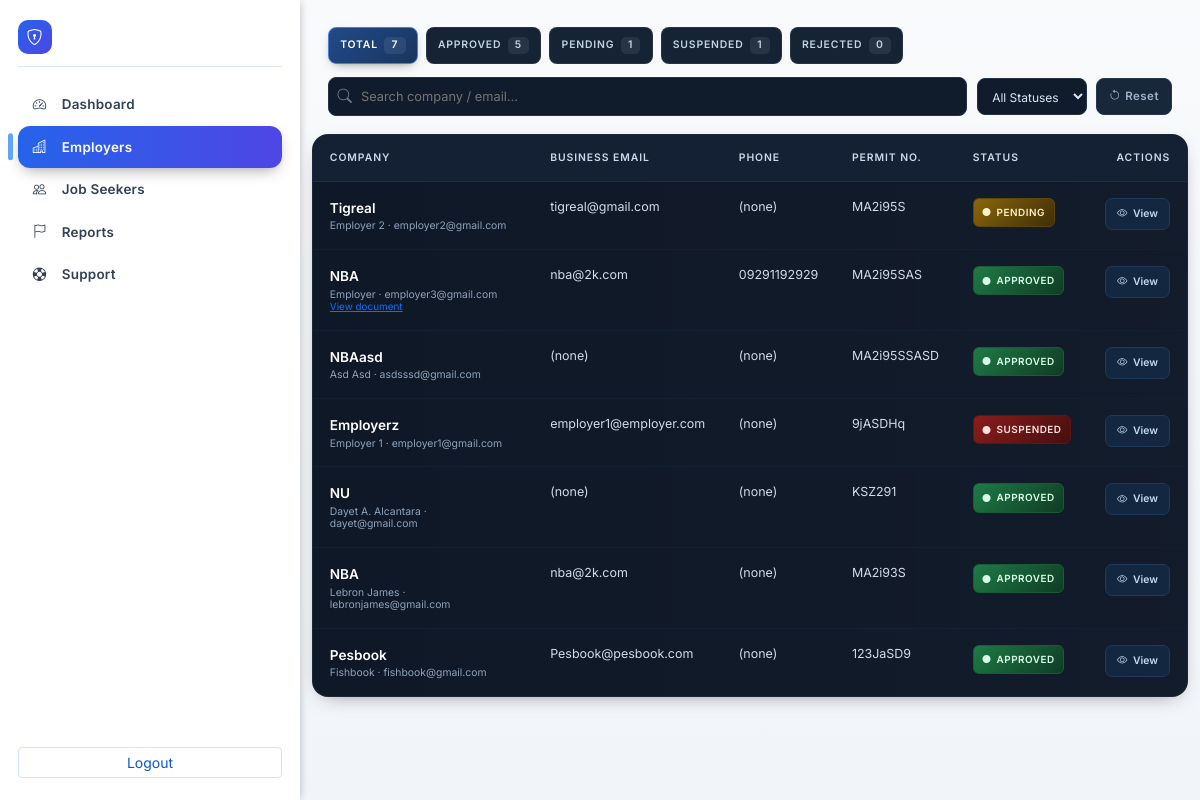
/public/admin_employers.php (signed in), run on an earlier commit of the app's database.
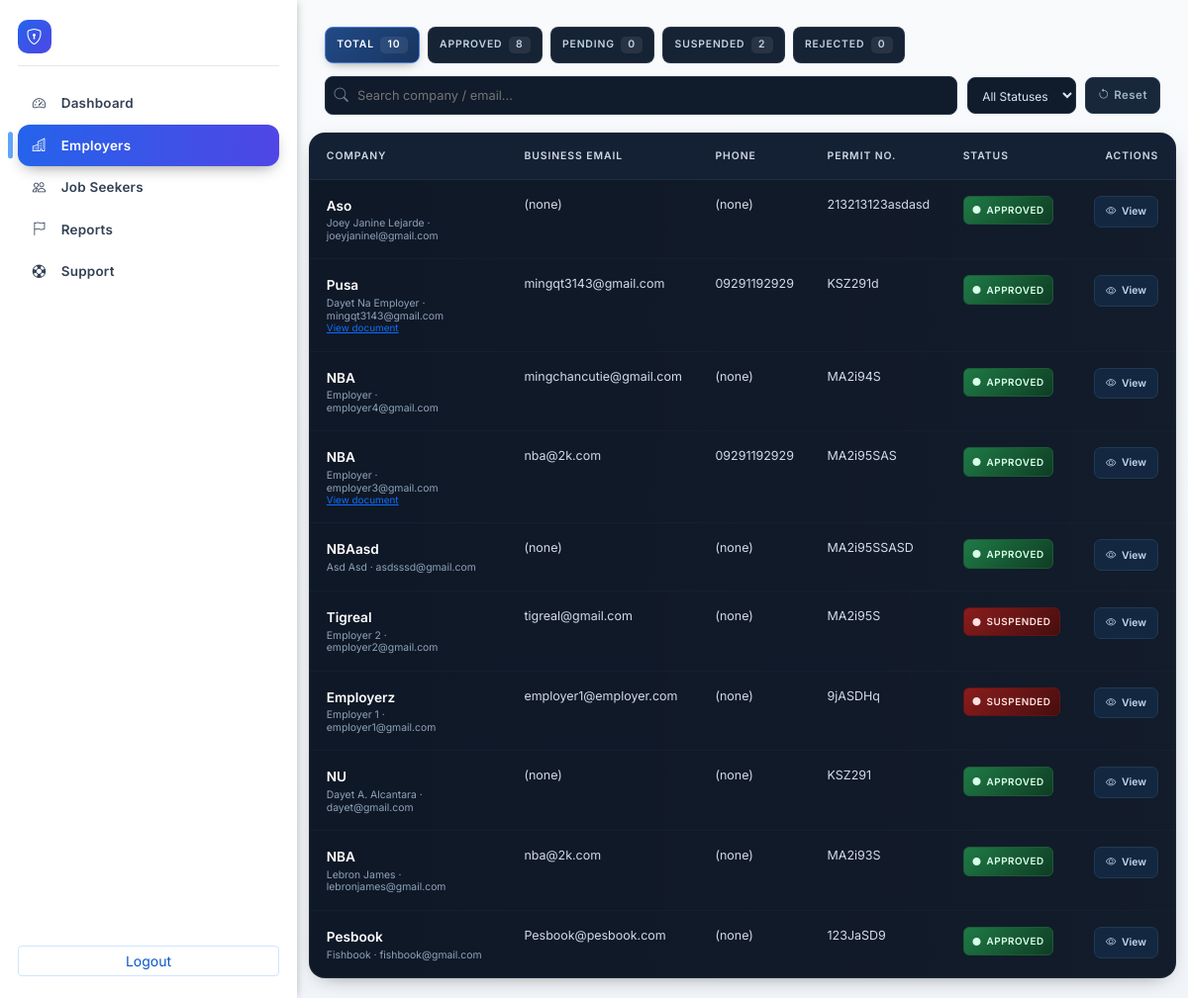
And on a later commit of the database.
### tables this page shows
CREATE TABLE `users` (
  `user_id` varchar(40) NOT NULL,
  `name` varchar(120) NOT NULL,
  `date_of_birth` date DEFAULT NULL,
  `gender` enum('Male','Female','Non-binary','Prefer not to say') DEFAULT NULL,
  `phone` varchar(30) DEFAULT NULL,
  `region` varchar(100) DEFAULT NULL,
  `province` varchar(100) DEFAULT NULL,
  `city` varchar(100) DEFAULT NULL,
  `full_address` varchar(255) DEFAULT NULL,
  `email` varchar(180) NOT NULL,
  `password` varchar(255) DEFAULT NULL,
  `role` enum('job_seeker','employer','admin') NOT NULL DEFAULT 'job_seeker',
  `experience` int(11) DEFAULT 0,
  `education` varchar(120) DEFAULT NULL,
  `education_level` varchar(120) DEFAULT NULL,
  `primary_skill_summary` text DEFAULT NULL,
  `profile_completeness` tinyint(3) UNSIGNED NOT NULL DEFAULT 0,
  `profile_last_calculated` datetime DEFAULT NULL,
  `disability` varchar(255) DEFAULT NULL,
  `disability_type` varchar(120) DEFAULT NULL,
  `disability_severity` enum('Mild','Moderate','Severe') DEFAULT NULL,
  `assistive_devices` varchar(255) DEFAULT NULL,
  `pwd_id_number` varbinary(255) DEFAULT NULL,
  `pwd_id_last4` varchar(8) DEFAULT NULL,
  `pwd_id_status` enum('None','Pending','Verified','Rejected') NOT NULL DEFAULT 'None',
  `job_seeker_status` enum('Active','Suspended') NOT NULL DEFAULT 'Active',
  `pwd_id_review_note` text DEFAULT NULL,
  `pwd_id_reviewed_at` datetime DEFAULT NULL,
  `pwd_id_reviewed_by` varchar(40) DEFAULT NULL,
  `resume` varchar(255) DEFAULT NULL,
  `video_intro` varchar(255) DEFAULT NULL,
  `expected_salary_currency` varchar(8) DEFAULT 'PHP',
  `expected_salary_min` int(11) DEFAULT NULL,
  `expected_salary_max` int(11) DEFAULT NULL,
  `expected_salary_period` enum('monthly','yearly','hourly') DEFAULT 'monthly',
  `interests` text DEFAULT NULL,
  `accessibility_preferences` varchar(255) DEFAULT NULL,
  `preferred_location` varchar(255) DEFAULT NULL,
  `preferred_work_setup` enum('On-site','Hybrid','Remote') DEFAULT NULL,
  `created_at` timestamp NOT NULL DEFAULT current_timestamp(),
  `company_name` varchar(255) DEFAULT '',
  `business_email` varchar(255) DEFAULT '',
  `company_website` varchar(255) DEFAULT NULL,
  `company_phone` varchar(64) DEFAULT NULL,
  `business_permit_number` varchar(100) DEFAULT NULL,
  `employer_status` enum('Pending','Approved','Suspended','Rejected') DEFAULT 'Pending',
  `suspension_reason` text DEFAULT NULL,
  `employer_doc` varchar(255) DEFAULT '',
  `profile_picture` varchar(255) DEFAULT NULL,
  `deleted_at` datetime DEFAULT NULL
);

### classes/Helpers.php (called while the page is built, shortened)
<?php
class Helpers {
    public static function sanitizeOutput(?string $v): string {
        return htmlspecialchars((string)$v, ENT_QUOTES, 'UTF-8');
    }
}

### public/admin_employers.php (the view, shortened to what the changed rows need)
<?php
require_once '../classes/Helpers.php';
$filter_status = trim($_GET['status'] ?? '');
$hasStatusFilter = ($filter_status !== '');
$pdo = Database::getConnection();
$stmt = $pdo->query("
  SELECT
    user_id,
    name,
    email,
    company_name,
    business_email,
    company_website,
    company_phone,
    business_permit_number,
    employer_status,
    employer_doc,
    created_at
  FROM users
  WHERE role='employer'
  ORDER BY employer_status='Pending' DESC, created_at DESC
");
$allRows = $stmt->fetchAll();
$filteredRows = [];
$displayRows = $hasStatusFilter ? $filteredRows : $allRows;
$counts = [
    'total'     => 0,
    'Approved'  => 0,
    'Pending'   => 0,
    'Suspended' => 0,
    'Rejected'  => 0,
    'Other'     => 0
];
foreach ($allRows as $__r) {
    $st = $__r['employer_status'] ?: 'Pending';
    $counts['total']++;
    if (isset($counts[$st])) $counts[$st]++; else $counts['Other']++;
}
include '../includes/header.php';
?>
<div class="admin-layout">
  <?php include '../includes/admin_sidebar.php'; ?>
  <div class="admin-main">
<div class="employer-topbar fade-in">
  <div class="chips" id="statusChips">
    <div class="chip active" data-filter="">Total <span class="count"><?php echo $counts['total']; ?></span></div>
    <div class="chip" data-filter="Approved">Approved <span class="count"><?php echo $counts['Approved']; ?></span></div>
    <div class="chip" data-filter="Pending">Pending <span class="count"><?php echo $counts['Pending']; ?></span></div>
    <div class="chip" data-filter="Suspended">Suspended <span class="count"><?php echo $counts['Suspended']; ?></span></div>
  </div>
</div>
<div class="table-wrapper fade-in" id="tableWrapper">
  <table class="employers-table" id="employersTable">
    <thead>
      <tr>
        <th data-sort="company">Company</th>
        <th data-sort="business_email">Business Email</th>
        <th data-sort="phone">Phone</th>
        <th data-sort="permit">Permit No.</th>
        <th data-sort="status">Status</th>
        <th style="text-align:right">Actions</th>
      </tr>
    </thead>
    <tbody>
    <?php foreach ($displayRows as $r): ?>
      <tr data-status="<?php echo htmlspecialchars($r['employer_status'] ?: 'Pending'); ?>">
        <td class="company-cell">
          <div class="main"><?php echo Helpers::sanitizeOutput($r['company_name'] ?: '(none)'); ?></div>
          <div class="sub"><?php echo Helpers::sanitizeOutput($r['name']); ?> · <?php echo Helpers::sanitizeOutput($r['email']); ?></div>
          <?php if (!empty($r['employer_doc'])): ?>
            <div class="sub"><a target="_blank" href="../<?php echo htmlspecialchars($r['employer_doc']); ?>">View document</a></div>
          <?php endif; ?>
        </td>
        <td><?php echo Helpers::sanitizeOutput($r['business_email'] ?: '(none)'); ?></td>
        <td><?php echo Helpers::sanitizeOutput($r['company_phone'] ?: '(none)'); ?></td>
        <td><?php echo Helpers::sanitizeOutput($r['business_permit_number'] ?: '(none)'); ?></td>
        <td>
          <?php $st = $r['employer_status'] ?: 'Pending'; ?>
          <span class="status-badge st-<?php echo htmlspecialchars($st); ?>">
            <i class="bi bi-circle-fill" style="font-size:.5rem"></i><?php echo Helpers::sanitizeOutput($st); ?>
          </span>
        </td>
        <td class="actions" style="text-align:right">
          <form method="post" action="admin_employer_view" class="d-inline">
            <button type="submit" class="view-btn"><i class="bi bi-eye"></i>View</button>
          </form>
        </td>
      </tr>
    <?php endforeach; ?>
    </tbody>
  </table>
</div>
  </div>
</div>
<?php include '../includes/footer.php'; ?>

### includes/admin_sidebar.php (shortened to what the changed rows need)
<?php
if (!isset($currentPage)) $currentPage = basename($_SERVER['PHP_SELF']);
$adminNavItems = [
  ['file' => 'admin_dashboard.php', 'icon' => 'speedometer2', 'label' => 'Dashboard'],
  ['file' => 'admin_employers.php', 'icon' => 'buildings', 'label' => 'Employers'],
  ['file' => 'admin_job_seekers.php', 'icon' => 'people', 'label' => 'Job Seekers'],
  ['file' => 'admin_reports.php', 'icon' => 'flag', 'label' => 'Reports'],
  ['file' => 'admin_support_tickets.php', 'icon' => 'life-preserver', 'label' => 'Support'],
];
?>
<aside class="admin-sidebar" id="adminSidebar" aria-label="Admin navigation">
  <div class="admin-sidebar-inner">
    <nav class="admin-nav flex-grow-1">
      <ul class="list-unstyled m-0 p-0">
        <?php foreach ($adminNavItems as $item):
          $active = ($currentPage === $item['file']);
        ?>
          <li>
            <a href="<?php echo $item['file']; ?>" class="admin-nav-link <?php echo $active?'active':''; ?>" aria-current="<?php echo $active?'page':'false'; ?>">
              <i class="bi bi-<?php echo $item['icon']; ?> me-2"></i>
              <span><?php echo htmlspecialchars($item['label']); ?></span>
            </a>
          </li>
        <?php endforeach; ?>
      </ul>
    </nav>
  </div>
</aside>

What changed in the data, as far as the page shows it:
added users: company_name "Aso", name "Joey Janine Lejarde", email "joeyjaninel@gmail.com", business_email "(none)", company_phone "(none)", business_permit_number "213213123asdasd", employer_status "APPROVED"
added users: company_name "Pusa", name "Dayet Na Employer", email "mingqt3143@gmail.com", business_email "mingqt3143@gmail.com", company_phone "09291192929", business_permit_number "KSZ291d", employer_status "APPROVED"
added users: company_name "NBA", name "Employer", email "employer4@gmail.com", business_email "mingchancutie@gmail.com", company_phone "(none)", business_permit_number "MA2i94S", employer_status "APPROVED"
changed users "Tigreal": employer_status "PENDING" → "SUSPENDED"; moves down the list
Also different on the page:
$counts['total']: "7" → "10"
$counts['Approved']: "5" → "8"
$counts['Pending']: "1" → "0"
$counts['Suspended']: "1" → "2"
